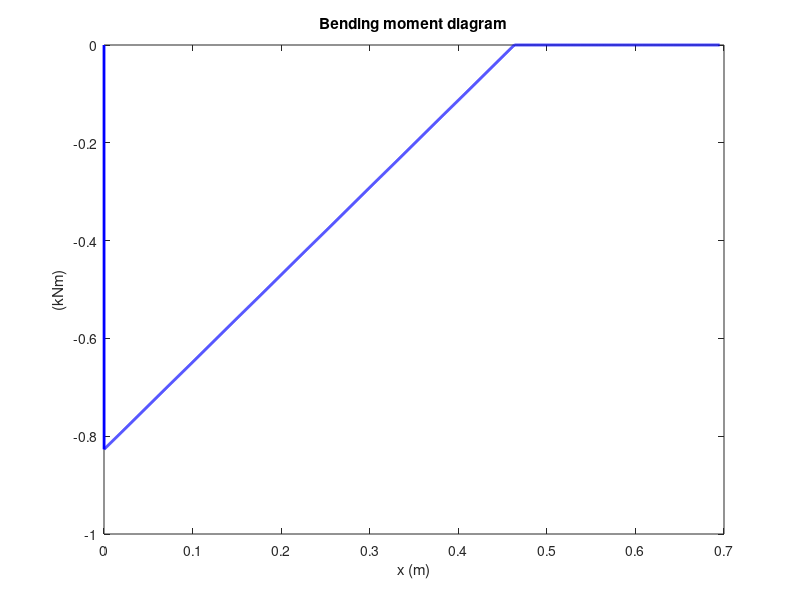

Reproduce this figure in MATLAB. (Note: this script raises an error after producing the figure.)
%% Bending Moment
% Author: EGME 308-01 Group 3

% Clear previous data and command window
clear;
clc;

% Concentrated force (N)
F = 1.7849; 
% Length (m)
L = .695; 
% Matrix for x axis
a = 0:0.0001:L;
% Formula for the bending moment
m = F;

% Iterate through matrix a
for i = 1:numel(a)
    
  % For values of a(i) that are less than 0, the values of s(i) are 0
  if a(i) < 0 

    s(i) = 0;
  % For the valuse between the interval the value of s(i) is the (bending
  % moment formula * length) - (2 * force * length) / 3
  elseif (a(i) > 0) && (a(i) < 2/3*L)

    s(i) = m * a(i) - 2 * F * L/3;
  % When the values are not included in the interval (a(i) > 0) && 
  % (a(i) < 2/3*L) the s(i) are equal to zero
  else 
    s(i) = 0;

  end

end

%% Graph
% Plot all values of a versus all values of s
plot(a, s, 'blue', 'LineWidth', 2)
title('Bending moment diagram')
xlabel('x (m)')
ylabel('(kNm)')

% Export Plot
ax = gca;
ax.YAxis.Exponent = 0;
exportgraphics(ax, 'figures/curve_Bending_Moment.png', 'Resolution', 300)
